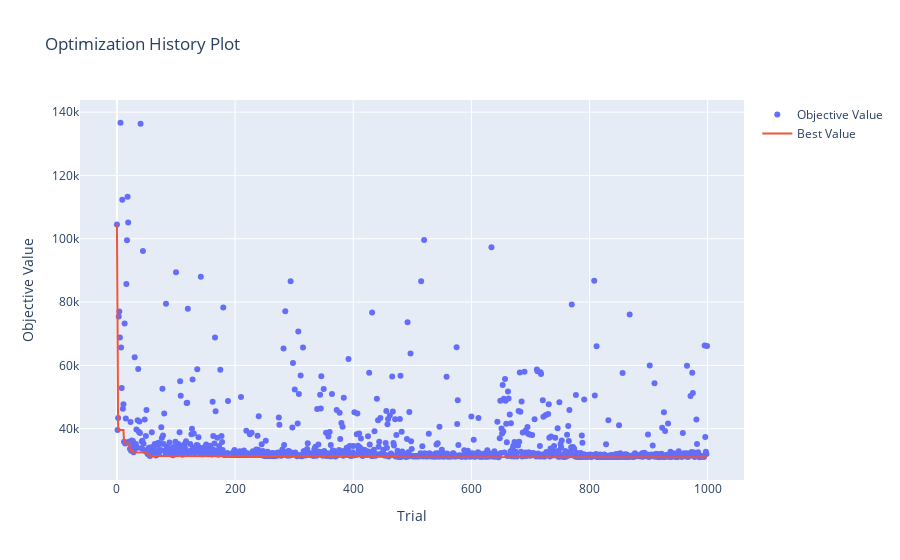

The notebook cell saved with this chart:
### Code cell
optuna.visualization.plot_optimization_history(study)

### Figure 1 — Plotly figure (JSON) as saved in the notebook; plotly's stock layout.template omitted (floating-point values rounded to 4 significant figures; data arrays with more than 128 entries replaced by an {"elided": "..."} marker saying what was removed)
{"data": [{"mode": "markers", "name": "Objective Value", "x": {"elided": "1000 int values"}, "y": {"elided": "1000 float values"}, "type": "scatter"}, {"mode": "lines", "name": "Best Value", "x": {"elided": "1000 int values"}, "y": {"elided": "1000 float values"}, "type": "scatter"}, {"marker": {"color": "#cccccc"}, "mode": "markers", "name": "Infeasible Trial", "showlegend": false, "x": [], "y": [], "type": "scatter"}], "layout": {"title": {"text": "Optimization History Plot"}, "xaxis": {"title": {"text": "Trial"}}, "yaxis": {"title": {"text": "Objective Value"}}}}
